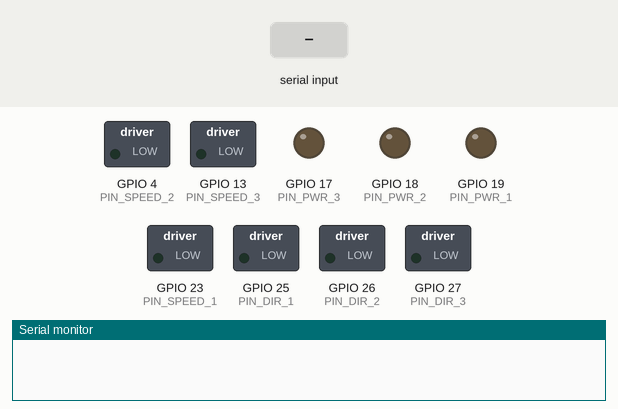
Recording of a program running on a simulated ESP32. Shown: switched loads named in the program (green lamp = pin HIGH), output pins drawn as LEDs (lit = HIGH), the last lines printed to the serial monitor. The inputs (shaded band) are chosen by the test bench.

Above: at 1.2 s.
1.3 s: "90,45\n" received over Serial
At 2.6 s:
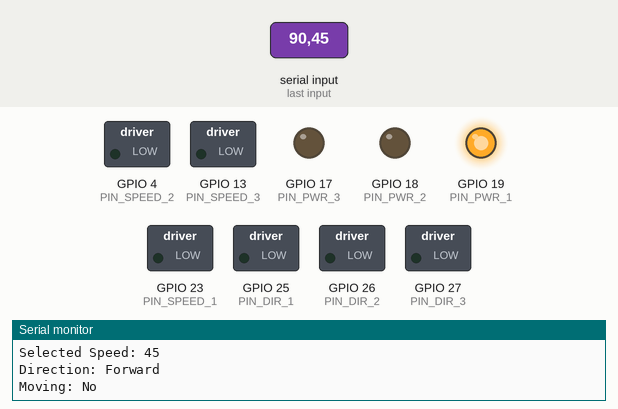
Timing chart, 0 to 4.3 s (numbered marks = the images above; inputs shaded):
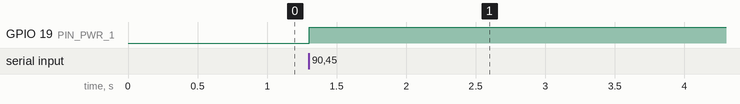

The program:

main.cpp
```cpp
#include "main.h"

GSK_PINS pins;
GSK_MOTOR motors[] = {
    GSK_MOTOR(PIN_DIR_1, PIN_PWR_1, PIN_SPEED_1),
    GSK_MOTOR(PIN_DIR_2, PIN_PWR_2, PIN_SPEED_2),
    GSK_MOTOR(PIN_DIR_3, PIN_PWR_3, PIN_SPEED_3),
};

int allPins[3][4] = {
    {PIN_POS_SEN_1, PIN_DIR_1, PIN_PWR_1, PIN_SPEED_1},
    {PIN_POS_SEN_2, PIN_DIR_2, PIN_PWR_2, PIN_SPEED_2},
    {PIN_POS_SEN_3, PIN_DIR_3, PIN_PWR_3, PIN_SPEED_3},
};

void increaseSpeed() {
    for (int i = 0; i < 255; i++) {
        analogWrite(PIN_SPEED_2, i);
        delay(10);
    }
}

float getPositionSensorValue(int pin) {
    // read the input on analog pin and map 0 as 0 and 4095 as 100
    int sensorValue = analogRead(pin);
    float voltage = sensorValue * (5.0 / 4095.0);
    float percentage = (voltage - 0) * (100 - 0) / (5 - 0) + 0;
    return percentage;
}

void setup() { Serial.begin(115200); }

bool isForward = true;
int selectedMotor = 0;
int selectedSpeed = 0;
bool direction = true;
bool isMoving = false;
void loop() {
    if (Serial.available() > 0) {
        int command = Serial.parseInt();
        if (command != 0) {
            Serial.print("Command: ");
            Serial.println(command);

            if (command > 0 && command <= 255) {
                selectedSpeed = command;
            } else if (command < 0 && command > -4) {
                selectedMotor = abs(command) - 1;
            } else if (command == -4) {
                isMoving = !isMoving;
            } else if (command == -5) {
                direction = !direction;
            }
            Serial.print("Selected Motor: ");
            Serial.println((selectedMotor + 1));
            Serial.print("Selected Speed: ");
            Serial.println(selectedSpeed);
            Serial.print("Direction: ");
            Serial.println(direction ? "Forward" : "Backward");
            Serial.print("Moving: ");
            Serial.println(isMoving ? "Yes" : "No");
        }
        if (!isMoving) {
            analogWrite(allPins[selectedMotor][3], 0);
            digitalWrite(allPins[selectedMotor][3], LOW);  // stop the motor
            digitalWrite(allPins[selectedMotor][2],
                         HIGH);  // turn power off to the motor
            digitalWrite(allPins[selectedMotor][1],
                         LOW);  // set direction to low to relax the relays
        } else {
            // pinMode(allPins[selectedMotor][3], OUTPUT);
            analogWrite(allPins[selectedMotor][3], selectedSpeed);  // set speed
            digitalWrite(allPins[selectedMotor][1],
                         direction ? HIGH : LOW);  // set direction
            digitalWrite(allPins[selectedMotor][2],
                         LOW);  // turn power on to the motor
        }
    }
}
```

gsk_motor.hpp
```cpp
#ifndef GSK_MOTOR_HPP
#define GSK_MOTOR_HPP

#include <Arduino.h>

#define MIN_TIME_BETWEEN_DIRECTION_CHANGE \
    1000  // can be for relays to latch and for motor to change direction

class GSK_MOTOR {
   private:
    bool isForward = false;
    bool isMoving = false;
    float speed = 0;
    /* PINS */
    int pin_dir;
    int pin_pwr;
    int pin_speed;
    int getSpeedDuty(float speed) { return map(abs(speed), 0, 100, 0, 255); }

   public:
    GSK_MOTOR(int, int, int);
    void setSpeed(float speed);
};

GSK_MOTOR::GSK_MOTOR(int pin_dir, int pin_pwr, int pin_speed) {
    this->pin_dir = pin_dir;
    this->pin_pwr = pin_pwr;
    this->pin_speed = pin_speed;
    pinMode(pin_dir, OUTPUT);
    pinMode(pin_pwr, OUTPUT);
    pinMode(pin_speed, OUTPUT);
}

void GSK_MOTOR::setSpeed(float speed) {
    if (speed == 0) {
        digitalWrite(pin_dir, LOW);
        digitalWrite(pin_pwr, LOW);
        analogWrite(pin_speed, getSpeedDuty(0));
        isForward = false;
        isMoving = false;
        speed = 0;
    } else {
        if ((speed >= 0 && !isForward) || (speed < 0 && isForward)) {
            isForward = speed >= 0;
            analogWrite(pin_speed, getSpeedDuty(0));
            digitalWrite(pin_pwr, LOW);
            delay(MIN_TIME_BETWEEN_DIRECTION_CHANGE);
            digitalWrite(pin_dir, isForward ? HIGH : LOW);
            digitalWrite(pin_pwr, HIGH);
            analogWrite(pin_speed, getSpeedDuty(speed));
            Serial.println("Changing direction ...");
        } else {
            analogWrite(pin_speed, getSpeedDuty(speed));
        }
    }
}

#endif  // GSK_MOTOR_HPP
```

main.h
```cpp
#ifndef MAIN_H
#define MAIN_H

#include <Arduino.h>

#include "gsk_motor.hpp"
#include "gsk_pins.hpp"

int a = 5;

#endif  // MAIN_H
```

gsk_pins.hpp
```cpp
#ifndef GSK_PINS_HPP
#define GSK_PINS_HPP

#include <Arduino.h>

#define PIN_POS_SEN_1 36
#define PIN_POS_SEN_2 39
#define PIN_POS_SEN_3 34

#define PIN_DIR_1 25
#define PIN_DIR_2 26
#define PIN_DIR_3 27

#define PIN_PWR_1 19
#define PIN_PWR_2 18
#define PIN_PWR_3 17

#define PIN_SPEED_1 23
#define PIN_SPEED_2 4
#define PIN_SPEED_3 13

#define PIN_I2C_SDA 21
#define PIN_I2C_SCL 22

#define PIN_ENC_SWT 35
#define PIN_ENC_DIR 32
#define PIN_ENC_CLK 33

class GSK_PINS
{
public:
    GSK_PINS()
    {
        pinMode(PIN_POS_SEN_1, INPUT);
        pinMode(PIN_POS_SEN_2, INPUT);
        pinMode(PIN_POS_SEN_3, INPUT);
        pinMode(PIN_DIR_1, OUTPUT);
        pinMode(PIN_DIR_2, OUTPUT);
        pinMode(PIN_DIR_3, OUTPUT);
        pinMode(PIN_PWR_1, OUTPUT);
        pinMode(PIN_PWR_2, OUTPUT);
        pinMode(PIN_PWR_3, OUTPUT);
        pinMode(PIN_SPEED_1, OUTPUT);
        pinMode(PIN_SPEED_2, OUTPUT);
        pinMode(PIN_SPEED_3, OUTPUT);
        pinMode(PIN_I2C_SDA, OUTPUT);
        pinMode(PIN_I2C_SCL, OUTPUT);
        pinMode(PIN_ENC_SWT, INPUT);
        pinMode(PIN_ENC_DIR, INPUT);
        pinMode(PIN_ENC_CLK, INPUT);
    }
};

#endif // GSK_PINS_HPP
```

Measured:
- after the input at 1.3 s, GPIO 19 (PIN_PWR_1): LOW → HIGH at once
